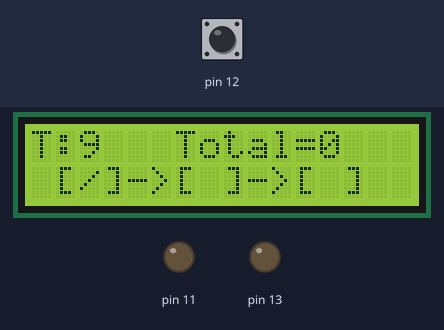
A sketch run on a simulated Arduino Uno, built with avr-gcc and run on an emulated ATmega328P. Shown: 16×2 character LCD, output pins drawn as LEDs (lit = HIGH). Inputs (shaded band) come from the test bench; at power-on: pin 12 HIGH.

Above: at 3.3 s.
3.4 s: pin 12 pulled LOW for 0.15 s
At 4.7 s:
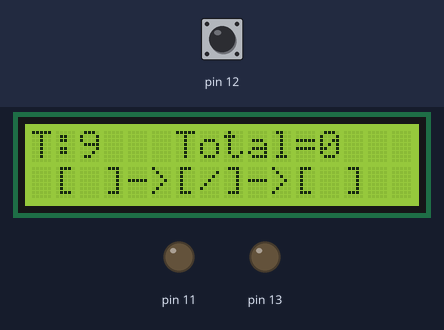
5.0 s: pin 12 pulled LOW for 1 s
At 6.4 s:
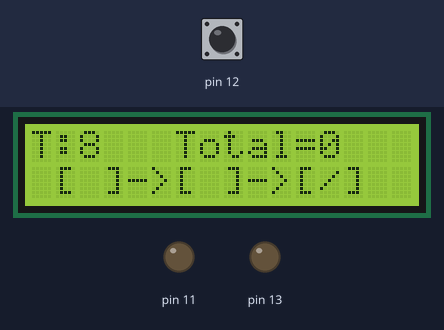
7.5 s: pin 12 pulled LOW for 0.15 s
At 7.6 s:
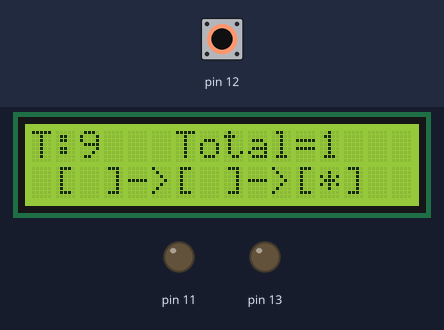
9.1 s: pin 12 pulled LOW for 1 s
At 9.9 s:
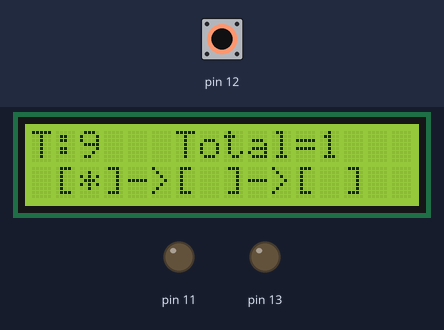
Timing chart, 0 to 12.1 s (numbered marks = the images above; inputs shaded):
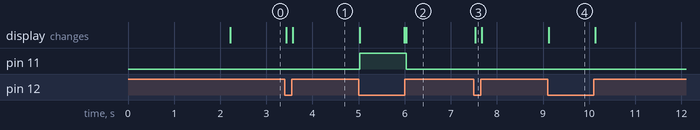

Measured:
- after the input at 3.4 s, the display: first changes at once (image 1 shows a later state)
- after the input at 5.0 s, pin 11: LOW → HIGH at once, → LOW 1.0 s later; the display: first changes at once (image 2 shows a later state)
- after the input at 7.5 s, the display: changes at once (image 3)
- after the input at 9.1 s, the display: changes at once (image 4)

The sketch:

soylent.ino
```cpp
//This program is used on a metal bender.
//The bender has to rotate 2 full turns and a quater turn, then goes back
// half a turn to reset.
// After the second turn it has to enable an electromagnet that moves a lever
// used to set a blockage on the bender at 25% of the turn.
// The electromagnet gets released on the half turn reset.
// If not half turn reset is received after 9 seconds it will release the magnet.


#include <Wire.h>
#include <LiquidCrystal_I2C.h>
#include <TimerOne.h>

LiquidCrystal_I2C lcd(0x3f, 16, 2); // set the LCD address to 0x27 or 0x20

#define POWER_ON 0
#define WAIT1 1
#define TRIG1 2
#define WAIT2 3
#define TRIG2 4
#define WAIT3 5
#define TRIG3 6

int state = POWER_ON;
int timeout = 9;
int total=0;
int twohms = 0;
int LCDFlag = 0;
char LCDLine[17];


void updateLCD(){
    sprintf(LCDLine,"T:%d   Total=%d",timeout, total);
    lcd.setCursor(0,0);
    lcd.print(LCDLine);
    lcd.setCursor(0,1);
    switch(state){
      case POWER_ON:
        lcd.print(" [ ]->[ ]->[ ]  ");
      break;
      case WAIT1:
        lcd.print(" [/]->[ ]->[ ]  ");
      break;
      case TRIG1:
        lcd.print(" [*]->[ ]->[ ]  ");
      break;
      case WAIT2:
        lcd.print(" [ ]->[/]->[ ]  ");
      break;
      case TRIG2:
        lcd.print(" [ ]->[*]->[ ]  ");
      break;
      case WAIT3:
        lcd.print(" [ ]->[ ]->[/]  ");
      break;
      case TRIG3:
        lcd.print(" [ ]->[ ]->[*]  ");
      break;
    }
}

void setup()
{
  lcd.init();
  lcd.init();
  lcd.backlight();
  lcd.setCursor(0, 0);
  lcd.print("Soylent Green   ");
  lcd.setCursor(0, 1);
  lcd.print("V1.0            ");
  pinMode(12, INPUT_PULLUP);
  pinMode(11, OUTPUT);
  pinMode(13, OUTPUT);
  delay(2000);
  Timer1.initialize(200000);  // 150 ms
  Timer1.attachInterrupt(ISR_Timeout);
  updateLCD();
}


void ISR_Timeout()
{
  if (state == TRIG2){
    twohms++;
    if (twohms>=5){
      LCDFlag=1;
      twohms=0;
      timeout--;
      if (timeout<=0){
        state = POWER_ON;
        timeout=9;
        digitalWrite(11,LOW);

      }
    }
  } else {
    twohms=0;
    timeout=9;
  }

}


void loop()
{
  if (LCDFlag==1){
    LCDFlag=0;
    updateLCD();
  }

  int pinValue = digitalRead(12);
  if (pinValue == HIGH){
    if (state == TRIG3) state=0;
    // Move state
    state++;
    updateLCD();
    if (state!=TRIG2){
      digitalWrite(11,LOW);
    } else {
      digitalWrite(11,HIGH);
    }
    while(pinValue == HIGH){
      pinValue = digitalRead(12);
    }
    state++;
    if (state == TRIG3){
      total++;
    }
    updateLCD();
    if (state!=TRIG2){
      digitalWrite(11,LOW);
    } else {
      digitalWrite(11,HIGH);
    }
  }
}
```
